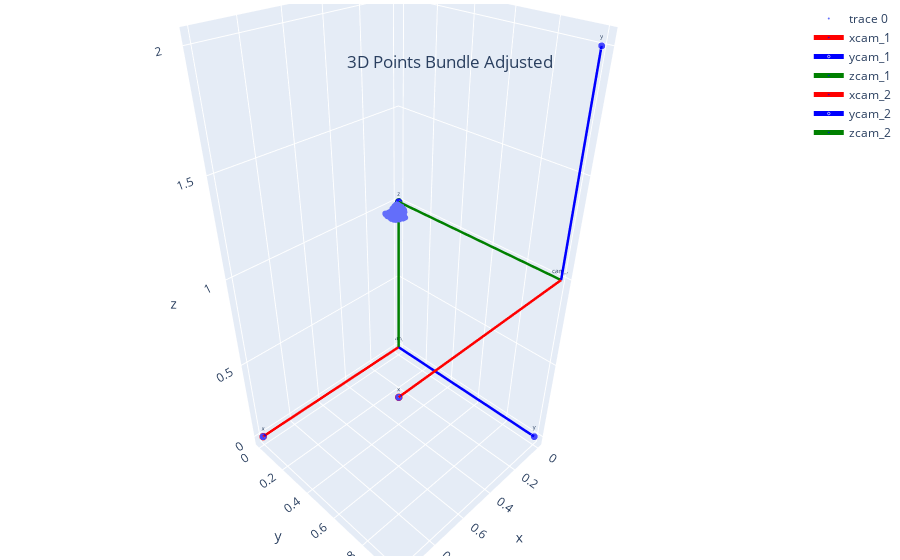

Source (notebook cell):
### Code cell
fig = plot_cams_and_points(cam_group=cam_group, points_3d=points_3d, title="3D Points Bundle Adjusted")

### Figure 1 — Plotly figure (JSON) as saved in the notebook; plotly's stock layout.template omitted (floating-point values rounded to 4 significant figures; data arrays with more than 128 entries replaced by an {"elided": "..."} marker saying what was removed)
{"data": [{"marker": {"size": 2}, "mode": "markers", "textfont": {"size": 6}, "type": "scatter3d", "x": {"elided": "6697 float values"}, "y": {"elided": "6697 float values"}, "z": {"elided": "6697 float values"}}, {"line": {"color": "red", "width": 5}, "marker": {"color": "blue", "size": [0, 5]}, "mode": "lines+markers+text", "name": "xcam_1", "text": ["cam_1", "x"], "textfont": {"size": 6}, "type": "scatter3d", "x": [0, 1], "y": [0, 0], "z": [0, 0]}, {"line": {"color": "blue", "width": 5}, "marker": {"color": "blue", "size": [0, 5]}, "mode": "lines+markers+text", "name": "ycam_1", "text": ["cam_1", "y"], "textfont": {"size": 6}, "type": "scatter3d", "x": [0, 0], "y": [0, 1], "z": [0, 0]}, {"line": {"color": "green", "width": 5}, "marker": {"color": "blue", "size": [0, 5]}, "mode": "lines+markers+text", "name": "zcam_1", "text": ["cam_1", "z"], "textfont": {"size": 6}, "type": "scatter3d", "x": [0, 0], "y": [0, 0], "z": [0, 1]}, {"line": {"color": "red", "width": 5}, "marker": {"color": "blue", "size": [0, 5]}, "mode": "lines+markers+text", "name": "xcam_2", "text": ["cam_2", "x"], "textfont": {"size": 6}, "type": "scatter3d", "x": [0, 1], "y": [1, 1], "z": [1, 1]}, {"line": {"color": "blue", "width": 5}, "marker": {"color": "blue", "size": [0, 5]}, "mode": "lines+markers+text", "name": "ycam_2", "text": ["cam_2", "y"], "textfont": {"size": 6}, "type": "scatter3d", "x": [0, 0], "y": [1, 1.0], "z": [1, 2]}, {"line": {"color": "green", "width": 5}, "marker": {"color": "blue", "size": [0, 5]}, "mode": "lines+markers+text", "name": "zcam_2", "text": ["cam_2", "z"], "textfont": {"size": 6}, "type": "scatter3d", "x": [0, 0], "y": [1, 0], "z": [1, 1.0]}], "layout": {"margin": {"b": 4, "l": 4, "r": 4, "t": 4}, "scene": {"camera": {}}, "title": {"text": "3D Points Bundle Adjusted", "x": 0.5, "xanchor": "center", "y": 0.9, "yanchor": "top"}}}
